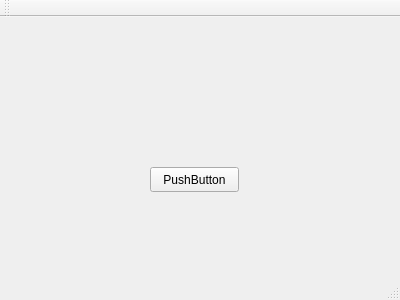
<?xml version="1.0" encoding="UTF-8"?>
<ui version="4.0">
 <class>MainWindow</class>
 <widget class="QMainWindow" name="MainWindow">
  <property name="geometry">
   <rect>
    <x>0</x>
    <y>0</y>
    <width>400</width>
    <height>300</height>
   </rect>
  </property>
  <property name="windowTitle">
   <string>MainWindow</string>
  </property>
  <widget class="QWidget" name="centralWidget">
   <widget class="QPushButton" name="pushButton">
    <property name="geometry">
     <rect>
      <x>150</x>
      <y>150</y>
      <width>89</width>
      <height>25</height>
     </rect>
    </property>
    <property name="text">
     <string>PushButton</string>
    </property>
   </widget>
  </widget>
  <widget class="QMenuBar" name="menuBar">
   <property name="geometry">
    <rect>
     <x>0</x>
     <y>0</y>
     <width>400</width>
     <height>22</height>
    </rect>
   </property>
  </widget>
  <widget class="QToolBar" name="mainToolBar">
   <attribute name="toolBarArea">
    <enum>TopToolBarArea</enum>
   </attribute>
   <attribute name="toolBarBreak">
    <bool>false</bool>
   </attribute>
  </widget>
  <widget class="QStatusBar" name="statusBar"/>
 </widget>
 <layoutdefault spacing="6" margin="11"/>
 <resources/>
 <connections/>
</ui>
